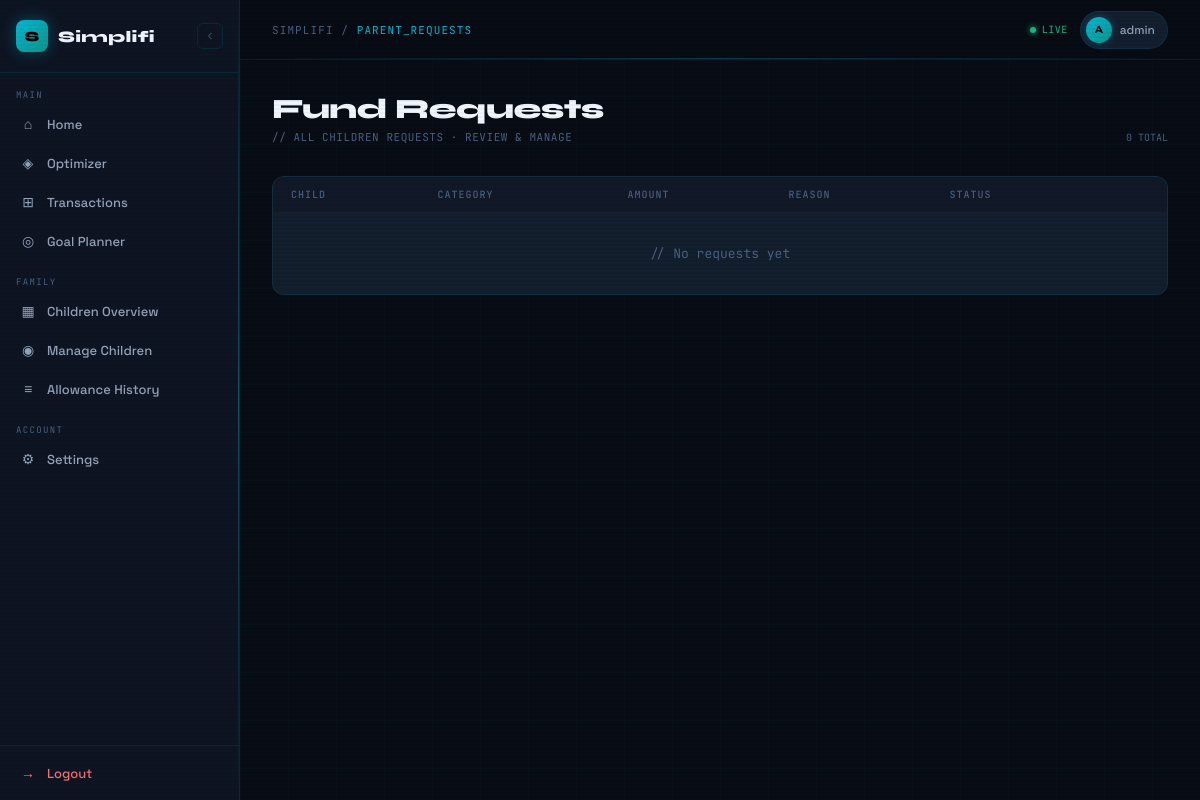
The page /children/requests/ (signed in) on the database as committed earlier.
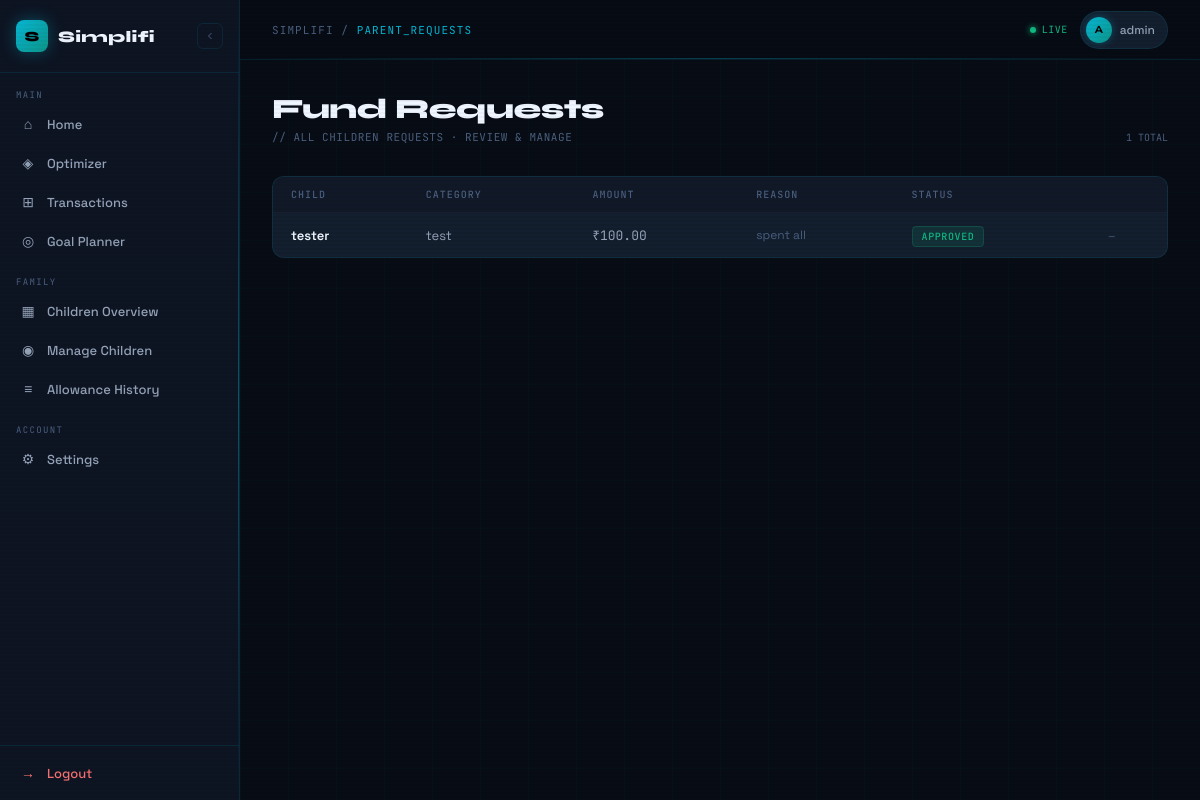
The same page on the database as committed later.
### children/models.py (models this page shows, shortened)
class FundRequest(models.Model):
    STATUS_CHOICES = [
        ("pending", "Pending"),
        ("approved", "Approved"),
        ("rejected", "Rejected"),
    ]
    child = models.ForeignKey(
        ChildProfile,
        on_delete=models.CASCADE,
        related_name="fund_requests"
    )
    category = models.ForeignKey(
        ExpenseCategory,
        on_delete=models.CASCADE
    )
    amount = models.DecimalField(
        max_digits=10,
        decimal_places=2
    )
    reason = models.TextField()
    parent_note = models.TextField(
        blank=True,
        null=True
    )
    status = models.CharField(
        max_length=20,
        choices=STATUS_CHOICES,
        default="pending"
    )
    created_at = models.DateTimeField(auto_now_add=True)
    reviewed_at = models.DateTimeField(
        null=True,
        blank=True
    )

class ChildProfile(models.Model):
    parent = models.ForeignKey(
        User,
        on_delete=models.CASCADE,
        related_name="children"
    )
    child_user = models.OneToOneField(
        User,
        on_delete=models.CASCADE,
        related_name="child_profile"
    )
    age = models.IntegerField(null=True, blank=True)
    created_at = models.DateTimeField(auto_now_add=True)
    is_active = models.BooleanField(default=True)

class ExpenseCategory(models.Model):
    child = models.ForeignKey(
        ChildProfile,
        on_delete=models.CASCADE,
        related_name="categories"
    )
    name = models.CharField(max_length=200)
    allocated_amount = models.DecimalField(
        max_digits=10,
        decimal_places=2
    )
    created_at = models.DateTimeField(auto_now_add=True)
    class Meta:
        unique_together = ("child", "name")

### accounts/models.py (models this page shows, shortened)
class User(AbstractUser):
    ROLE_CHOICES = (
        ("parent", "Parent"),
        ("child", "Child"),
    )
    role = models.CharField(
        max_length=20,
        choices=ROLE_CHOICES,
        default="parent"
    )
    phone = models.CharField(max_length=15, blank=True)
    income_range = models.CharField(
        max_length=50,
        choices=[
            ('<5L', 'Below 5L'),
            ('5-10L', '5–10L'),
            ('10-25L', '10–25L'),
            ('25L+', '25L+'),
        ],
        blank=True
    )

### children/views.py (the view)
@login_required
def parent_requests(request):
    if request.user.role != "parent":
        return redirect("dashboard_home")
    requests = FundRequest.objects.filter(
        child__parent=request.user
    ).select_related("child", "category")
    return render(
        request,
        "children/parent_requests.html",
        {
            "requests": requests
        }
    )

### children/templates/children/parent_requests.html (shortened to what this page needs)
{% extends "accounts/dashboard.html" %}
{% block content %}
<div class="page-header">
  <div>
    <div class="page-title">Fund Requests</div>
    <div class="page-subtitle">// ALL CHILDREN REQUESTS · REVIEW &amp; MANAGE</div>
  </div>
  <div style="font-family:'JetBrains Mono',monospace;font-size:10px;color:var(--ink-3);">
    {{ requests|length }} TOTAL
  </div>
</div>
<div class="table-wrap" style="animation: cardIn 0.5s cubic-bezier(0.16,1,0.3,1) 0.05s both;">
  <table>
    <thead>
      <tr>
        <th>Child</th>
        <th>Category</th>
        <th>Amount</th>
        <th>Reason</th>
        <th>Status</th>
        <th></th>
      </tr>
    </thead>
    <tbody>
      {% for r in requests %}
      <tr>
        <td style="color:var(--ink);font-weight:600;">{{ r.child.child_user.username }}</td>
        <td>{{ r.category.name }}</td>
        <td class="mono">₹{{ r.amount }}</td>
        <td style="color:var(--ink-3);font-size:12px;max-width:220px;">{{ r.reason }}</td>
        <td>
          {% if r.status == "approved" %}
            <span class="status-badge sb-approved">Approved</span>
          {% elif r.status == "rejected" %}
            <span class="status-badge sb-rejected">Rejected</span>
          {% else %}
            <span class="status-badge sb-pending">Pending</span>
          {% endif %}
        </td>
        <td>
          {% if r.status == "pending" %}
            <a href="{% url 'review_request' r.id %}" class="review-link">Review</a>
          {% else %}
            <span style="font-family:'JetBrains Mono',monospace;font-size:10px;color:var(--ink-3);">—</span>
          {% endif %}
        </td>
      </tr>
      {% empty %}
      <tr class="empty-row"><td colspan="6">// No requests yet</td></tr>
      {% endfor %}
    </tbody>
  </table>
</div>
{% endblock %}

Rows that differ between the two databases and show on the page:
added FundRequest: child.child_user.username "tester", category.name "test", amount "100.00", reason "spent all", status "APPROVED"
Other text that changed with them:
{{ requests|length }}: "0" → "1"
text no longer shown: "// No requests yet"
